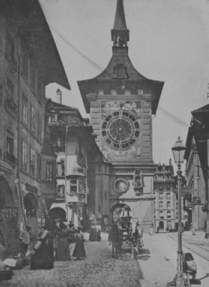
#> input picture listas/lista1/imagem/PoucoContraste.png, 209 x 287 px
$ python lista_1.py
#> lines starting #> are read from the running program, lines starting #| are printed output that depends on the picture
import cv2
import numpy as np
import matplotlib.pyplot as plt
import seaborn as sns

poucoContraste  = cv2.imread("imagem/PoucoContraste.png")
#> poucoContraste is the input picture: shape (287, 209, 3); min 55, max 180, mean 119

"================== Questão 1 ======================="

def AumentarBrilhoContraste(image, beta, k):

#> called with beta = 0.2, k = 1
    image = image.astype(np.float32)

    img = image + beta*255

    media = np.mean(img, axis=(0,1))
#> media = [170, 170, 170]

    img = k * (img - media) + media

    img = np.clip(img, 0, 255)

    return img.astype(np.uint8)

brilho_02 = AumentarBrilhoContraste(poucoContraste, 0.2, 1)
brilho_04 = AumentarBrilhoContraste(poucoContraste, 0.4, 1)
brilho_06 = AumentarBrilhoContraste(poucoContraste, 0.6, 1)
#> call 3 of AumentarBrilhoContraste, with beta = 0.6, k = 1
#> in AumentarBrilhoContraste (call 3), `media = np.mean(img, axis=(0,1))`: media = [272, 272, 272]
#> in AumentarBrilhoContraste (call 3), `img = np.clip(img, 0, 255)`:
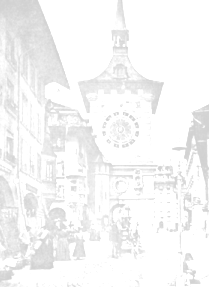
#> img: shape (287, 209, 3) float32; min 208, max 255, mean 245.9
brilho_08 = AumentarBrilhoContraste(poucoContraste, 0.8, 1)
#> in AumentarBrilhoContraste (call 4), `img = np.clip(img, 0, 255)`: img: shape (287, 209, 3) float32; every value is 255
#> in AumentarBrilhoContraste (call 4), `return img.astype(np.uint8)`: returned value: shape (287, 209, 3); every value is 255
brilho_10 = AumentarBrilhoContraste(poucoContraste, 1, 1)
brilho_n02 = AumentarBrilhoContraste(poucoContraste, -0.2, 1)
#> in AumentarBrilhoContraste (call 6), `img = image + beta*255`:
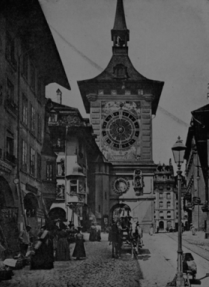
#> img: shape (287, 209, 3) float32; min 4, max 129, mean 68
#> in AumentarBrilhoContraste (call 6), `media = np.mean(img, axis=(0,1))`: media = [68.01, 68.01, 68.01]
brilho_n04 = AumentarBrilhoContraste(poucoContraste, -0.4, 1)
#> in AumentarBrilhoContraste (call 7), `media = np.mean(img, axis=(0,1))`: media = [17.01, 17.01, 17.01]
#> in AumentarBrilhoContraste (call 7), `img = np.clip(img, 0, 255)`:
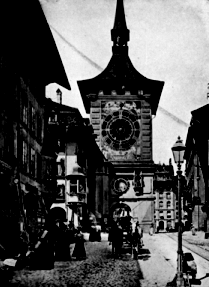
#> img: shape (287, 209, 3) float32; min 0, max 78, mean 26.1; drawn with min black and max white
#> in AumentarBrilhoContraste (call 7), `return img.astype(np.uint8)`:
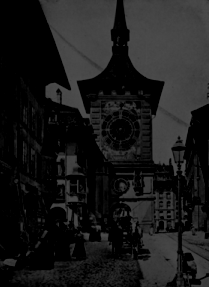
#> returned value: shape (287, 209, 3); min 0, max 78, mean 26.1
brilho_n06 = AumentarBrilhoContraste(poucoContraste, -0.6, 1)
#> in AumentarBrilhoContraste (call 8), `media = np.mean(img, axis=(0,1))`: media = [-33.99, -33.99, -33.99]
#> in AumentarBrilhoContraste (call 8), `img = np.clip(img, 0, 255)`:
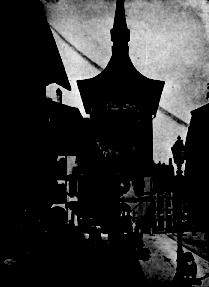
#> img: shape (287, 209, 3) float32; min 0, max 27, mean 4.8; drawn with min black and max white
brilho_n08 = AumentarBrilhoContraste(poucoContraste, -0.8, 1)
#> in AumentarBrilhoContraste (call 9), `img = np.clip(img, 0, 255)`: img: shape (287, 209, 3) float32; every value is 0
#> in AumentarBrilhoContraste (call 9), `return img.astype(np.uint8)`: returned value: shape (287, 209, 3); every value is 0
brilho_n10 = AumentarBrilhoContraste(poucoContraste, -1, 1)
contraste_04 = AumentarBrilhoContraste(poucoContraste, 0 ,0.4)
#> in AumentarBrilhoContraste (call 11), `media = np.mean(img, axis=(0,1))`: media = [119, 119, 119]
#> in AumentarBrilhoContraste (call 11), `img = k * (img - media) + media`:
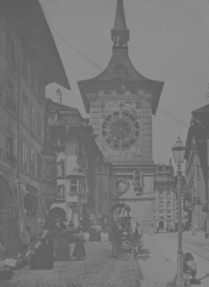
#> img: shape (287, 209, 3) float32; min 93.4, max 143.4, mean 119
contraste_08 = AumentarBrilhoContraste(poucoContraste, 0 ,0.8)
contraste_12 = AumentarBrilhoContraste(poucoContraste, 0 ,1.2)
contraste_16 = AumentarBrilhoContraste(poucoContraste, 0 ,1.6)
#> in AumentarBrilhoContraste (call 14), `img = k * (img - media) + media`:
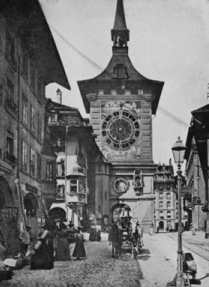
#> img: shape (287, 209, 3) float32; min 16.6, max 216.6, mean 119
contraste_20 = AumentarBrilhoContraste(poucoContraste, 0 ,2)

exit()
#> (the program exits here)
